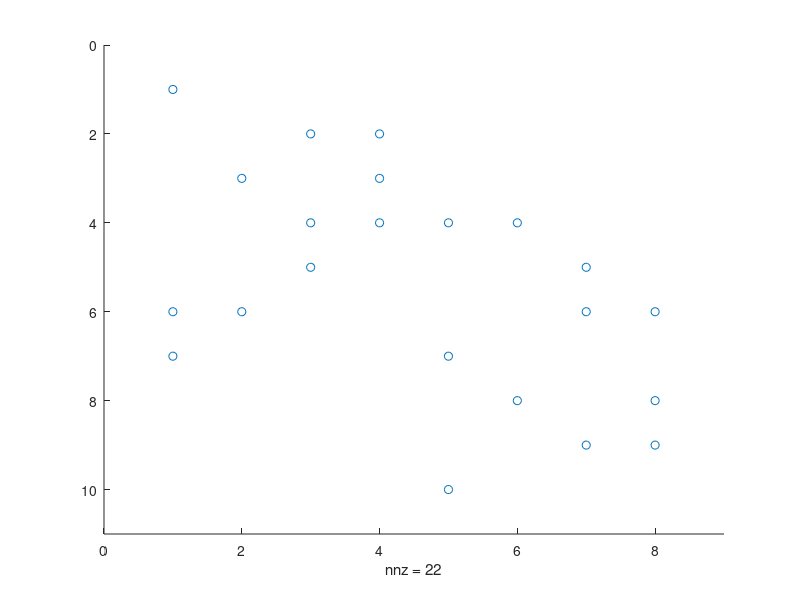

Source code (MATLAB): (Note: this script raises an error after producing the figure.)
function bridge_1_driver
% This is the driver fxn

% Display adjacency matrix for nos = 0, 1, 2
for nos = 0:3
    [adj, xc, yc, len] = build_basic_bridge(nos);
    disp(adj)
end

% Plot spy plots for nos = 1, 2, 3
for nos = 1:3
    [adj, xc, yc, len] = build_basic_bridge(nos);
    plot_spy(adj, nos)
    figure
end

% Plot UN_DEFORMED (basic) bridges for nos = 1, 2, 3
car_weight = 0;
for nos = 1:3
    [adj, xc, yc, len] = build_basic_bridge(nos);
    plot_bridge(nos,xc,yc,car_weight)
    figure
end

% Plot DEFORMED (complete) bridges for nos = 1, 2, 3 and weight = 0.01
car_weight = 0.01;
for nos = 1:3
    [adj, dx, dy] = build_complete_bridge(nos, car_weight);
    plot_bridge(nos,dx,dy,car_weight)
    figure
end

% Plot DEFORMED (complete) bridges for nos = 1, 2, 3 and weight = 0.05
car_weight = 0.05;
for nos = 1:3
    [adj, dx, dy] = build_complete_bridge(nos, car_weight);
    plot_bridge(nos,dx,dy,car_weight)
    figure
end

% Plot graphs for Questions #1-4
% Question #1 graphs:
car_weight = 0.01;
for nos = 3:5
    [adj, dx, dy] = build_complete_bridge(nos, car_weight);
    plot_bridge(nos,dx,dy,car_weight)
    figure 
end

car_weight = 0.05;
for nos = 1:3
    [adj, dx, dy] = build_complete_bridge(nos, car_weight);
    plot_bridge(nos,dx,dy,car_weight)
    
    % To prevent the creation of a blank final figure
    if nos ~= 3
        figure
    end
end


% Question Answers:

% #1: The maximum "safe" length (in my opinion) for a bridge to support a
% car weighing 0.01 units is 4 sections. This is because a 5 section bridge
% produces a curve in the bridge that is too steep for cars to brake
% safely, and increases the likelihood of a crash significantly. Cars going
% down the slope into the dip of the bridge would likely accelerate too
% quickly and make it difficult to brake, whereas a bridge with 4 sections
% or less has less of a slope and therefore a more safe experience
% traveling the bridge.

% #2: Using the same logic, an 18-wheeler truck would likely have
% difficulty stopping on a bridge with 2 or more sections due to the
% steepness of the bridge's curve, meaning that the maximum "safe" length
% for an 18-wheeler truck should be 1 section. 

% #3: Generally, the more non-zero points there are on the spy plot, the greater the
% deformation (not including the influence of the weight of the
% car). There is a matrix of points that is 5 rows long and 8 columns wide
% that repeats itself the same number as the number of sections in the
% bridge (figures 1-3). 

% #4: As mentioned in #3, according to the spy plot, the repeating matrix of points repeats itself the
% same number of times as the number of sections in the bridge. It shifts
% itself to the right several units and down by 5 units, and starts from
% the 3rd column. Additionally, the bridge deforms significantly 
% when the number of sections of the bridge
% also increases. The length of each fiber also increases more
% significantly. Evidence for this is in figures 16-18 (weight = 0.05), 
% 10-15 (weight = 0.01) The first set of figures and the second set of
% figures show that the both the length of each fiber and the deformation
% of each bridge increases with the number of sections in the bridge.
end

function [adj, dx, dy] = build_complete_bridge(nos,car_weight)
% Builds a bridge under the weight of cars.
% Inputs:
% nos - number of sections (square sections with fibers structured like a
% cross)
% car_weight - the weight of the cars on the bridge
% Outputs:
% adj - the adjacency matrix of a bridge with nos sections
% dx - a matrix with "number of fibers" rows and 2 columns that for each
% row, has the x-coordinate of a first node (connected by the fiber of that
% row) and the x-coordinate of the last node
% dy - a matrix with "number of fibers" rows and 2 columns that for each
% row, has the y-coordinate of a first node (connected by the fiber of that
% row) and the y-coordinate of the last node


% Introduce adj, xc, yc, len, force variables
[adj, xc, yc, len] = build_basic_bridge(nos);
force = zeros(4 + 4 * nos, 1);
force(2:4:end) = -car_weight;

[dx,dy,work,X,Y] = deform_basic_bridge(nos,adj,xc,yc,len,force);
end

function [adj, xc, yc, len] = build_basic_bridge(nos)
% Builds a bridge without any weights.
% Inputs:
% nos - number of sections (square sections with fibers structured like a
% cross)
% Outputs:
% adj - the adjacency matrix of a bridge with nos sections
% xc - a matrix with "number of fibers" rows and 2 columns that for each
% row, has the x-coordinate of a first node (connected by the fiber of that
% row) and the x-coordinate of the last node
% yc - a matrix with "number of fibers" rows and 2 columns that for each
% row, has the y-coordinate of a first node (connected by the fiber of that
% row) and the y-coordinate of the last node
% len - a matrix with "number of fibers" rows and 1 column such that the
% element in each row is the length of the fiber of the row (fiber) it is
% in

% calculate some helpful numbers
num_nodes = 2 + 2 * nos;
num_edges = 5 + 5 * nos;
s = 1/sqrt(2);
max_x = nos + 2;
% initialize the return values
adj = zeros(num_edges, 2*num_nodes);
xc = zeros(num_edges, 2);
yc = zeros(num_edges, 2);
len = ones(num_edges, 1);
% build the left side of bridge
adj(1, 1) = 1;
adj(2, [3 4]) = [s s];
xc(1, :) = [0 1];
xc(2, :) = [0 1];
yc(1, :) = [0 0];
yc(2, :) = [0 1];
len(2) = 1/s;
% build the middle of bridge
for i = 1:nos
    % 8 x 5 matrix
    M = [0 -1 0 1 0 0 0 0;
        0 0 -s s s -s 0 0;
        0 0 -1 0 0 0 1 0;
        -s -s 0 0 0 0 s s;
        -1 0 0 0 1 0 0 0];
    % 5 * i - 2 is the start for each section
    adj(5 * i - 2: 5 * i + 2, 4 * i - 3: 4 * i + 4) = M;
    xc(5 * i - 2,:) = [i i];
    xc(5 * i - 1: 5 * i + 2, :) = [i i + 1; i i + 1; i i + 1; i i + 1];
    yc(5 * i - 2: 5 * i + 2, :) = [0 1 ; 1 0; 1 1; 0 1; 0 0];
    len(5 * i - 1) = 1/s;
    len(5 * i + 1) = 1/s;
end 

% build the right side of bridge< ... >;
adj(end - 2, end - 2) = -1;
adj(end - 2, end) = 1;
adj(end - 1, [(end - 1) end]) = [-s s];
adj(end, end - 3) = -1;
xc(end - 2, :) = [max_x - 1 max_x - 1];
xc(end - 1, :) = [max_x - 1 max_x];
xc(end, :) = [max_x - 1 max_x];
yc(end - 2, :) = [0 1];
yc(end - 1, :) = [1 0];
yc(end, :) = [0 0];
len(end - 1) = 1/s;
end

function [dx,dy,work,X,Y] = deform_basic_bridge(nos,adj,xc,yc,len,force)
% A helper function that determines the displacement of a bridge based on
% the position of the original nodes of a bridge
% Inputs:
% nos - number of sections (square sections with fibers structured like a
% cross)
% adj - the adjacency matrix of a bridge with nos sections
% xc - a matrix with "number of fibers" rows and 2 columns that for each
% row, has the x-coordinate of a first node (connected by the fiber of that
% row) and the x-coordinate of the last node
% yc - a matrix with "number of fibers" rows and 2 columns that for each
% row, has the y-coordinate of a first node (connected by the fiber of that
% row) and the y-coordinate of the last node
% len - a matrix with "number of fibers" rows and 1 column such that the
% element in each row is the length of the fiber of the row (fiber) it is
% in
% force - a matrix with (4 + 4 * nos) rows and 1 column based on the weight
% of the cars that represents the force on the bridge
% Output:
% dx - a matrix with the same dimensions as xc whose elements represent the
% changed coordinates of the bridge nodes after applying a force
% dy - a matrix with the same dimensions as yc whose elements represent the
% changed coordinates of the bridge nodes after applying a force
% work - a scalar that measures the way the bridge system as a whole has
% deformed and how much work the fibers are doing to prevent this
% deformation
% X - matrices that associate each node with its displacement in the
% horizontal direction
% Y - matrices that associate each node in the bridge with its displacement
% in the vertical direction



% calculate some helpful numbers
stiffness = adj'*diag(1./len)*adj;
displacements = stiffness\force;
work = displacements'*force;
X = displacements(1:2:end);
Y = displacements(2:2:end);
% initialize the return values
dx = zeros(size(xc));
dy = zeros(size(yc));
% deform the left side of bridge
dx(1,:) = xc(1,:) + [0 X(1)];
dx(2,:) = xc(2,:) + [0 X(2)];
dy(1,:) = yc(1,:) + [0 Y(1)];
dy(2,:) = yc(2,:) + [0 Y(2)];
% deform the middle of bridge
for i = 1:nos
    dx(5*i-2,:) = xc(5*i-2,:) + [X(2*i-1) X(2*i)];
    dx(5*i-1,:) = xc(5*i-1,:) + [X(2*i) X(2*i+1)];
    dx(5*i,:) = xc(5*i,:) + [X(2*i) X(2*i+2)];
    dx(5*i+1,:) = xc(5*i+1,:) + [X(2*i-1) X(2*i+2)];
    dx(5*i+2,:) = xc(5*i+2,:) + [X(2*i-1) X(2*i+1)];
    
    dy(5*i-2,:) = yc(5*i-2,:) + [Y(2*i-1) Y(2*i)];
    dy(5*i-1,:) = yc(5*i-1,:) + [Y(2*i) Y(2*i+1)];
    dy(5*i,:) = yc(5*i,:) + [Y(2*i) Y(2*i+2)];
    dy(5*i+1,:) = yc(5*i+1,:) + [Y(2*i-1) Y(2*i+2)];
    dy(5*i+2,:) = yc(5*i+2,:) + [Y(2*i-1) Y(2*i+1)];
end
% deform the right side of bridge
dx(end-2,:) = xc(end-2,:) + [X(end-1) X(end)];
dx(end-1,:) = xc(end-1,:) + [X(end) 0];
dx(end,:) = xc(end,:) + [X(end-1) 0];

dy(end-2,:) = yc(end-2,:) + [Y(end-1) Y(end)];
dy(end-1,:) = yc(end-1,:) + [Y(end) 0];
dy(end,:) = yc(end,:) + [Y(end-1) 0];
end

function plot_bridge(nos,xc,yc,car_weight)
% Plots a bridge given xc and yc (matrices of the nodes' coordinates) and
% other inputs used to detail the graph title.
% Inputs: 
% nos - number of sections (square sections with fibers structured like a
% cross)
% xc - a matrix with "number of fibers" rows and 2 columns that for each
% row, has the x-coordinate of a first node (connected by the fiber of that
% row) and the x-coordinate of the last node
% yc - a matrix with "number of fibers" rows and 2 columns that for each
% row, has the y-coordinate of a first node (connected by the fiber of that
% row) and the y-coordinate of the last node
% car_weight - the weight of the cars on the bridge

hold on
for i = 1:length(xc)
    plot(xc(i,:),yc(i,:),"-o")
end
title("Plot of Bridge with " + num2str(nos) + "Sections and " + num2str(car_weight) + " Car Weight")
xlabel("X-Coordinates of Bridge Nodes")
ylabel("Y-Coordinates of Bridge Nodes")
hold off
end

function plot_spy(adj, nos)
% Plots the sparsity pattern of the adjacency matrix of a bridge with "nos" sections. 
% Inputs: 
% adj - the adjacency matrix of a bridge with nos sections
% nos - number of sections (square sections with fibers structured like a
% cross)
hold on
spy(adj, "o")
title("Spy Plot of Adjacency Matrix of Bridge With " + num2str(nos) + " Sections")
xlabel("X- and Y- Coordinates of Bridge Nodes")
ylabel("Bridge Fibers")
hold off
end